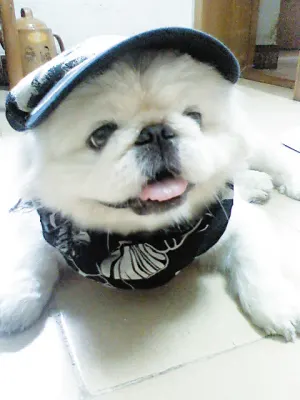
#> input picture image/dog.jpg, 300 x 400 px, found by its file name
$ python readPic.py
#> lines starting #> are read from the running program, lines starting #| are printed output that depends on the picture
import cv2 as cv
import time

# 读取图像文件路径
font = cv.FONT_HERSHEY_SIMPLEX  # 定义字体
text = time.strftime("%Y-%m-%d %H:%M:%S", time.localtime())
img = cv.imread(r'D:\myPython\image\dog.jpg', cv.IMREAD_COLOR)  # 读取本地图片，返回列表
#> img is the input picture: shape (400, 300, 3); mean B, G, R 172.3, 177.6, 174.3
img1 = cv.flip(img, 1)  # 翻转图片
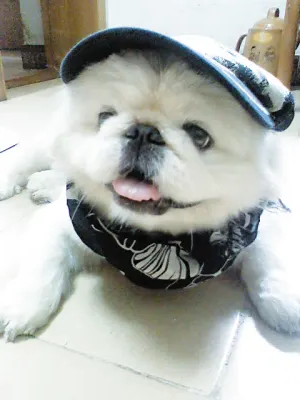
#> img1: shape (400, 300, 3); mean B, G, R 172.3, 177.6, 174.3
img2 = cv.putText(img1, text, (5, 20), font, 0.5, (255, 0, 255))  # 图片上叠加文字
cv.imshow('image', img1)  # 窗口显示图片
# cv.imwrite(r'D:\Ul\huigou.jpg', img1)  #指定路径保存图片
cv.waitKey(0)
cv.destroyAllWindows()
